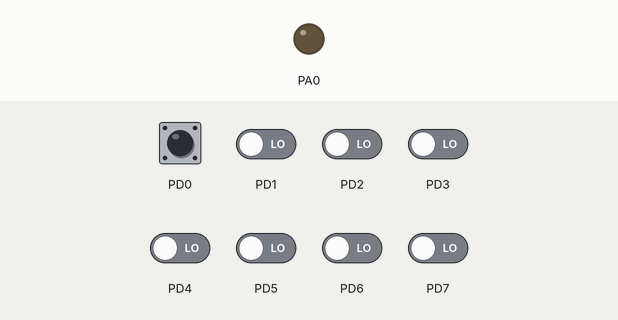
A program run on a simulated ATmega32, built with avr-gcc and emulated at 1 MHz. Parts: output pins drawn as LEDs (lit = HIGH). Dashed ring = blinking. Inputs (shaded band) come from the test bench; at power-on: PD0 HIGH, PD1–7 LOW.

Above: at 1.2 s.
1.3 s: PD0 pulled LOW for 0.15 s
At 1.75 s:
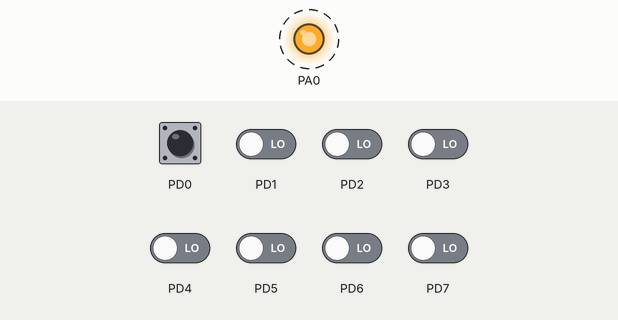
4.4 s: PD0 pulled LOW for 1 s
At 5.5 s:
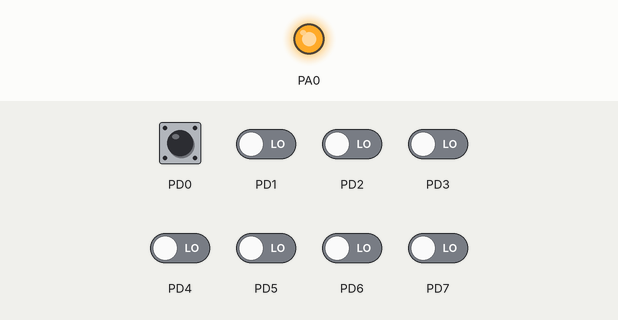
Timing chart, 0 to 7.4 s (numbered marks = the images above; inputs shaded):
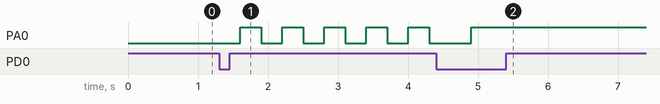

Measured:
- after the input at 1.3 s, PA0: alternates HIGH for 0.30 s and LOW for 0.30 s, starting after 0.30 s

The program:

main.c
```c
// (licence header left out)
#define F_CPU 1000000UL
#include <util/delay.h>
#include "DIO_INT.h"

int main(void)
{
	DIO_setPinDirection(PA0,OUTPUT) ;
	DIO_setPinDirection(PD0,INPUT_PULLUP) ;
    _Bool flag = 0 ;
	while (1)
    {
		if (flag)
		{
			DIO_setPinValue(PA0,TOGGLE) ;
			_delay_ms(300) ;
		}

		/* debouncing */
		if (DIO_getPinValue(PD0)==0)
		{
			_delay_ms(300) ;
			if (DIO_getPinValue(PD0)==1)
			{
				flag = !flag ;
			}
		}
    }
}
```

DIO_INT.h
```c
// (licence header left out)
#ifndef DIO_INT_H_
#define DIO_INT_H_

#include "LIB/STD_TYPES.h"
#include "LIB/BIT_MATH.h"

#define NC 255

typedef enum EN_PinNumber
{
    PA0,PA1,PA2,PA3,PA4,PA5,PA6,PA7,
    PB0,PB1,PB2,PB3,PB4,PB5,PB6,PB7,
    PC0,PC1,PC2,PC3,PC4,PC5,PC6,PC7,
    PD0,PD1,PD2,PD3,PD4,PD5,PD6,PD7,

} EN_PinNumber_t;

typedef enum EN_PortNumber
{
    PORTA , PORTB , PORTC , PORTD
}EN_PortNumber_t;

typedef enum EN_Directions
{
    INPUT, OUTPUT, INPUT_PULLUP
}EN_Directions_t;

typedef enum EN_Values
{
    LOW, HIGH ,TOGGLE
}EN_Values_t;

/**
 * @brief set DIO data direction for an individual pin
 *
 * @param pinNum pin number E.g.(PA0) for pin 0 port A
 * @param pinDirection pin direction (INPUT, OUTPUT, INPUT_PULLUP)
 */
void DIO_setPinDirection(EN_PinNumber_t pinNum,EN_Directions_t pinDirection) ;

/**
 * @brief set DIO value for an individual pin
 *
 * @param pinNum pin number E.g.(PA0) for pin 0 port A
 * @param value pin value (LOW, HIGH ,TOGGLE)
 */
void DIO_setPinValue(EN_PinNumber_t pinNum, EN_Values_t value) ;

/**
 * @brief get DIO value for an individual pin
 *
 * @param pinNum pin number E.g.(PA0) for pin 0 port A
 * @return uint8_t  pin value
 */
uint8_t DIO_getPinValue(EN_PinNumber_t pinNum) ;

/**
 * @brief set DIO data direction for whole port
 *
 * @param portNum port number  E.g.(PORTA, PORTB, PORTC, PORTD)
 * @param pinDirection pin direction (INPUT, OUTPUT, INPUT_PULLUP)
 */
void DIO_setPortDirection(EN_PortNumber_t portNum,EN_Directions_t pinDirection) ;

/**
 * @brief set DIO value for whole port
 *
 * @param portNum port number  E.g.(PORTA, PORTB, PORTC, PORTD)
 * @param value pin value (8 BIT )
 */
void DIO_setPortValue(EN_PortNumber_t portNum,uint8_t value) ;

#endif /* DIO_INT_H_ */
```

DIO_PRG.c
```c
// (licence header left out)
#include "DIO_INT.h"
#include "DIO_REG.h"

/* All ports registers */
volatile uint8_t * DIO_Registers[4][3]=
{
    {PORTA_REG,DDRA_REG,PINA_REG},
    {PORTB_REG,DDRB_REG,PINB_REG},
    {PORTC_REG,DDRC_REG,PINC_REG},
    {PORTD_REG,DDRD_REG,PIND_REG}
} ;
/**
 * @brief get pin number from pin name
 *
 * @param pinnum pin name
 * @return uint8_t pin number
 */
inline static uint8_t getPinNumber(EN_PinNumber_t pinnum)
{
    if(pinnum>=0 && pinnum<=7)         return    pinnum     ;
    else if (pinnum>=8  && pinnum<=15) return   (pinnum-8)  ;
    else if (pinnum>=16 && pinnum<=23) return   (pinnum-16) ;
    else if (pinnum>=24 && pinnum<=31) return   (pinnum-24) ;
	return NC ;
}
/**
 * @brief get port number from pin name
 *
 * @param pinnum pin name
 * @return uint8_t port number
 */
inline static uint8_t getPortNumber(EN_PinNumber_t pinnum)
{
    if(pinnum>=0 && pinnum<=7)         return    PORTA  ;
    else if (pinnum>=8  && pinnum<=15) return    PORTB  ;
    else if (pinnum>=16 && pinnum<=23) return    PORTC  ;
    else if (pinnum>=24 && pinnum<=31) return    PORTD  ;
	return NC ;
}

void DIO_setPinDirection(EN_PinNumber_t pinNum,EN_Directions_t pinDirection)
{

    /* get pin number and port number */
    uint8_t pin = getPinNumber(pinNum) , port = getPortNumber(pinNum) ;
	/* select DDRX Register */
	volatile uint8_t  * DDRX =  (DIO_Registers[port][1]) ;
	/* select PORTX Register */
	volatile uint8_t  * PORTX = (DIO_Registers[port][0]) ;
    switch (pinDirection)
    {
    case INPUT:
        /* set DDRX to 0 to set as input  */
        clearBit((*DDRX),pin) ;
        break;
    case OUTPUT:
        /* set PORTX to 1 to set as output */
        setBit((*DDRX),pin) ;
        break;
    case INPUT_PULLUP:
        /* set PORTX to 1 to active the pull up resistor */
        setBit((*PORTX),pin) ;
        /* set DDRX to 0 to set as input  */
        clearBit((*DDRX),pin) ;
        break;
    default:
        /* do nothing */
        break;
    }

}

void DIO_setPinValue(EN_PinNumber_t pinNum, EN_Values_t value)
{
    /* get pin number and port number */
    uint8_t pin = getPinNumber(pinNum) , port = getPortNumber(pinNum) ;
	/* select PORTX Register */
   	volatile uint8_t  * PORTX = (DIO_Registers[port][0]) ;
    switch (value)
    {

    case LOW:
        /* set the selected pin to LOW */
       clearBit((*PORTX),pin) ;
        break;
    case HIGH:
        /* set the selected pin to HIGH */
        setBit((*PORTX),pin) ;
        break;
    case TOGGLE:
        /*TOGGLE the selected pin */
        toggleBit((*PORTX),pin) ;
        break;

    default:
        /*do nothing*/
        break;
    }
}

uint8_t DIO_getPinValue(EN_PinNumber_t pinNum)
{
    /* get pin number and port number */
    uint8_t pin = getPinNumber(pinNum) , port = getPortNumber(pinNum) ;
	/* select PINX Register */
	volatile uint8_t * PINX = (DIO_Registers[port][2]);
   /* return pin value */
    return getBit((*PINX) ,pin);
}

void DIO_setPortDirection(EN_PortNumber_t portNum,EN_Directions_t pinDirection)
{
	/* select DDRX Register */
	volatile uint8_t  * DDRX =  (DIO_Registers[portNum][1]) ;
	/* select PORTX Register */
	volatile uint8_t  * PORTX = (DIO_Registers[portNum][0]) ;

    switch (pinDirection)
    {
    case INPUT:
        /* set the whole port as input */
        *DDRX = 0X00 ;
        break;
    case OUTPUT:
        /* set the whole port as output */
       *DDRX= 0XFF ;
        break;
    case INPUT_PULLUP:
        /* active pull up resistor for the whole port */
       *PORTX =0xFF;
        /* set the whole port as input */
      *DDRX = 0X00 ;
        break;
    default:
        /* do nothing */
        break;
    }
}

void DIO_setPortValue(EN_PortNumber_t portNum,uint8_t value)
{
	/* select PORTX Register */
    volatile uint8_t  * PORTX = (DIO_Registers[portNum][0]) ;
	/* set the port value */
    *PORTX = value ;
}
```

DIO_REG.h
```c
// (licence header left out)
#ifndef DIO_REG_H_
#define DIO_REG_H_

    /* PORT Register A*/
#define PORTA_REG   ((volatile uint8_t *) (0x3B))
    /* Data Direction Register A */
#define DDRA_REG    ((volatile uint8_t *) (0x3A))
    /* Port INput Register A */
#define PINA_REG    ((volatile uint8_t *) (0x39))


    /* PORT Register B*/
#define PORTB_REG   ((volatile uint8_t *) (0x38))
    /* Data Direction Register B */
#define DDRB_REG    ((volatile uint8_t *) (0x37))
    /* Port INput Register B */
#define PINB_REG    ((volatile uint8_t *) (0x36))


    /* PORT Register C*/
#define PORTC_REG   ((volatile uint8_t *) (0x35))
    /* Data Direction Register C */
#define DDRC_REG    ((volatile uint8_t *) (0x34))
    /* Port INput Register C */
#define PINC_REG    ((volatile uint8_t *) (0x33))


    /* PORT Register D*/
#define PORTD_REG   ((volatile uint8_t *) (0x32))
    /* Data Direction Register D */
#define DDRD_REG    ((volatile uint8_t *) (0x31))
    /* Port INput Register D */
#define PIND_REG    ((volatile uint8_t *) (0x30))


#endif /* DIO_REG_H_ */
```

BIT_MATH.h
```c
// (licence header left out)
#ifndef BIT_MATH_H_
#define BIT_MATH_H_

/*setings a bit high at a specified position */
#define setBit(VAR,BITNO)       ((VAR) |= (0x01 << (BITNO)))

/*setings a bit low at a specified position */
#define clearBit(VAR,BITNO)     ((VAR) &= ~(0x01 << (BITNO)))

/*getting a bit at a specified position */
#define getBit(VAR,BITNO)       ((VAR) >> (BITNO) & (0x01))

/*toggle a bit at a specified position */
#define toggleBit(VAR,BITNO)    ((VAR) ^= (0x01 << (BITNO)))

#endif /* BIT_MATH_H_ */
```

STD_TYPES.h
```c
// (licence header left out)
#ifndef __INTTYPES_H_
#define __INTTYPES_H_

/* signed 8 bit integer */
typedef char int8_t   ;

/* unsigned 8 bit integer */
typedef unsigned char uint8_t   ;

/* signed 16 bit integer */
typedef short int16_t   ;

/* unsigned 16 bit integer */
typedef unsigned short uint16_t   ;

/* signed 32 bit integer */
typedef long int32_t   ;

/* unsigned 32 bit integer */
typedef unsigned long uint32_t   ;

/* signed 64 bit integer */
typedef long long int64_t   ;

/* unsigned 64 bit integer */
typedef unsigned long long uint64_t   ;

#endif /* __INTTYPES_H_ */
```
